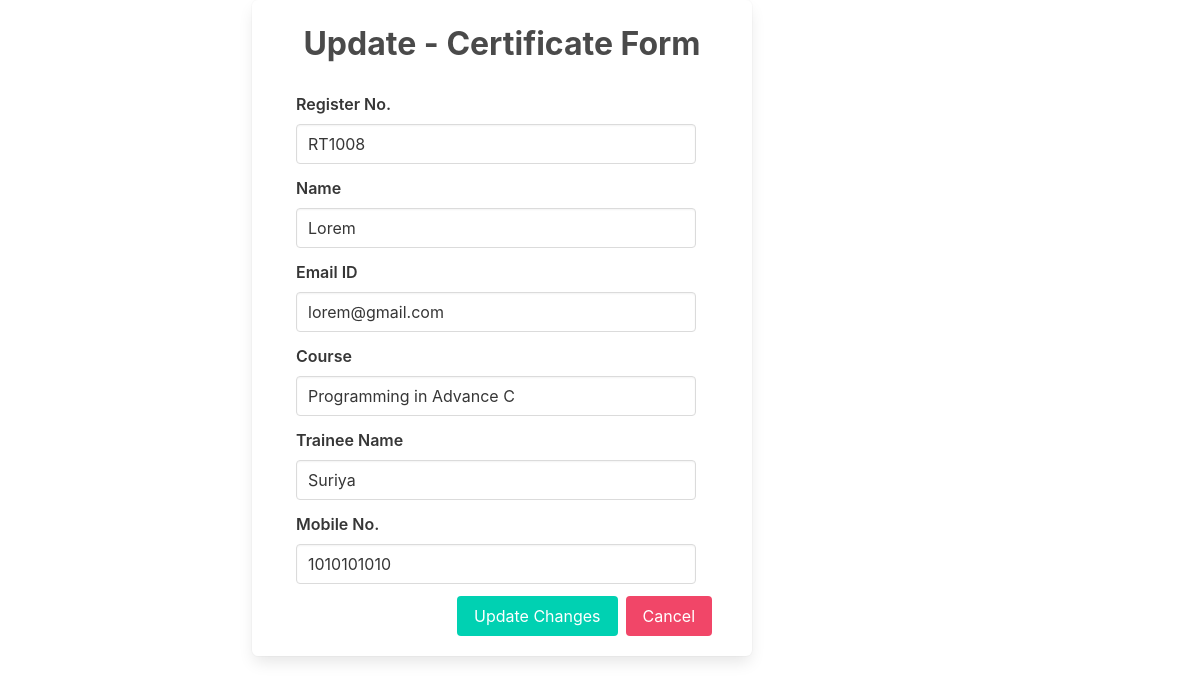
Page /update/82 on the committed database.
### my_application/models.py (models this page shows)
class certificate_form(models.Model):
    reg_no=models.CharField(max_length=10,default="")
    name=models.CharField(max_length=20,default="")
    email=models.CharField(max_length=20,default="")
    course=models.CharField(max_length=20,default="")
    trainer=models.CharField(max_length=15,default="")
    phone=models.IntegerField(default="")

### my_application/views.py (the view, shortened to what this page needs)
# urls.py: path('update/<int:id>',views.update,name='update'),
def update(request,id):
    update=certificate_form.objects.get(id=id)
    return render(request,'update.html', {'data':update})

### templates/update.html (shortened to what this page needs)
<!DOCTYPE html>
<html lang="en">
<head>
    <link rel="stylesheet" href="https://cdn.jsdelivr.net/npm/bulma@0.9.4/css/bulma.min.css">
</head>
<body>
    <div class="container is-fluid">
        <form class="box" action="/update/{{data.id}}" method="POST">
            <p class="is-size-3 has-text-centered has-text-weight-bold">Update - Certificate Form </p>
            <div class="field mt-5 ml-5">
                <label class="label has-text-weight-semibold">Register No.</label>
                <input type="text" class="input" name="id" value="{{data.reg_no}}" style="width: 400px;">
            </div>
            <div class="field ml-5">
                <label class="label has-text-weight-semibold">Name</label>
                <input type="text" class="input" name="name" value="{{data.name}}" style="width: 400px;">
            </div>
            <div class="field ml-5">
                <label class="label has-text-weight-semibold">Email ID</label>
                <input type="text" class="input" name="email" value="{{data.email}}" style="width: 400px;">
            </div>
            <div class="field ml-5">
                <label class="label has-text-weight-semibold">Course</label>
                <input type="text" class="input" name="course" value="{{data.course}}" style="width: 400px;">
            </div>
            <div class="field ml-5">
                <label class="label has-text-weight-semibold">Trainee Name</label>
                <input type="text" class="input" name="trainer" value="{{data.trainer}}" style="width: 400px;">
            </div>
            <div class="field ml-5">
                <label class="label has-text-weight-semibold">Mobile No.</label>
                <input type="text" class="input" name="phone" value="{{data.phone}}" style="width: 400px;">
            </div>
            <div class="buttons">
            <button class="button is-primary">Update Changes</button>
            <button class="button is-danger">Cancel</button>
        </div>
        </form>
    </div>
</body>
</html>

### templates/update.html (style rules this page uses)
.box { width: 500px; margin-left: 220px; }
.buttons { margin-left: 185px; }

### rows in the picture
certificate_form: id "RT1008", name "Lorem", email "lorem@gmail.com", course "Programming in Advance C", trainer "Suriya", phone "1010101010"
